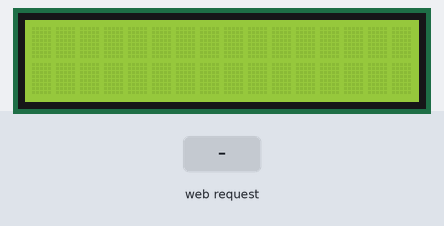
A sketch run on a simulated ESP8266 (NodeMCU). Parts: 16×2 character LCD. Inputs (shaded band) come from the test bench. What the sketch prints to the serial monitor is not drawn.

Above: at 1.3 s.
1.4 s: HTTP request GET /?userInput=1 received
At 2.6 s:
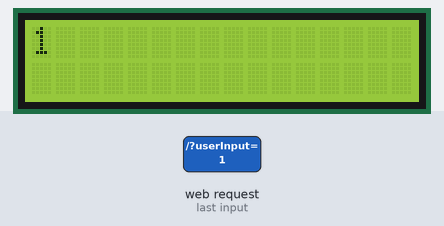
2.9 s: HTTP request GET /?userInput=0 received
At 3.7 s:
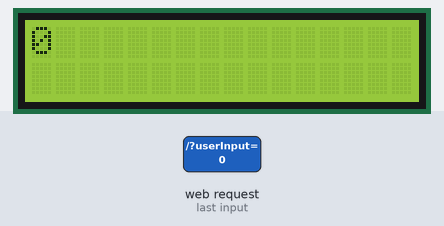
Timing chart, 0 to 5.9 s (numbered marks = the images above; inputs shaded):
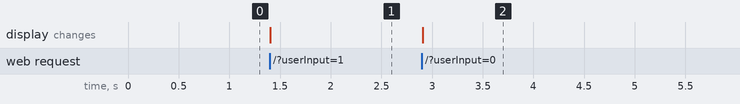

The sketch:

webserver.ino
```cpp
#include <ESP8266WiFi.h>
#include <WiFiClient.h>
#include <ESP8266WebServer.h>
#include <ESP8266mDNS.h>
#include <LiquidCrystal_I2C.h>


#include "index.h" //Our HTML webpage contents

//SSID and Password for ESP8266
const char* ssid = "PowerMeter";
const char* password = "" ;
const String s = MAIN_page; //Read HTML page

ESP8266WebServer server(80); //Server on port 80
LiquidCrystal_I2C lcd(0x3F, 16, 2);

//===============================================================
// This routine is executed when you open its IP in browser
//===============================================================
void handleRoot() {
  if ( server.hasArg ("userInput")){
    handlePostForm();
    Serial.println("new path worked");
    }
  else {
    server.send(200, "text/html", s); //Send web page
    }
}

void handlePostForm(){
  String userInput = server.arg("userInput");
  Serial.println("Text received. Contents: ");
  Serial.println(userInput);
  lcd.clear();
  lcd.setCursor(0,0);
  //lcd.print("Text received. Contents: ");
  //lcd.setCursor(0,1);
  lcd.print(userInput);
  server.send(200, "text/html", s);
}
void handleNotFound() {
  handleRoot();
}
//==============================================================
//                  SETUP
//==============================================================
void setup(void){
  Serial.begin(9600);
  Serial.println("Setting UP...");
  //WiFi.mode(WIFI_AP);           //Only Access point
  WiFi.softAP(ssid, password);  //Start HOTspot removing password will disable security

  IPAddress myIP = WiFi.softAPIP(); //Get IP address
  Serial.print("HotSpt IP:");
  Serial.println(myIP);

  server.on("/", handleRoot);      //Which routine to handle at root location
  //server.on("/postForm", handlePostForm); //Handle a form that's posted

  //start DNS
  if (!MDNS.begin("powermeter")) {             // Start the mDNS responder for esp8266.local
    Serial.println("Error setting up MDNS responder!");
  }
  Serial.println("mDNS responder started");


  server.begin();                  //Start server
  Serial.println("HTTP server started");


//============= set up LCD ====================================
  lcd.begin(16,2);
  lcd.init();
  lcd.setCursor(0,0);
  lcd.backlight();
}

//==============================================================
//                     LOOP
//==============================================================
void loop(void){
  server.handleClient();          //Handle client requests

}
```

index.h
```cpp
const char MAIN_page[] PROGMEM = R"=====(
<!DOCTYPE html>
<html>
<head>
  <title>Power Meter</title>
</head>
<body>
  <h1><center>AYPMABTU?</center></h1>
  <form method="POST" action="/">
    <center><input id ="userInput" name = "userInput" type="text" placeholder="what do you want to say?" required="" pattern=".{3,50}" title="Text must be between 3 and 50 characters"></center>
    <center><input type="Submit" value="SendText"></center>
  </form>
</body>
</html>
)=====";
```

Measured:
- after the input at 1.4 s, the display: changes at once (image 1)
- after the input at 2.9 s, the display: changes at once (image 2)
